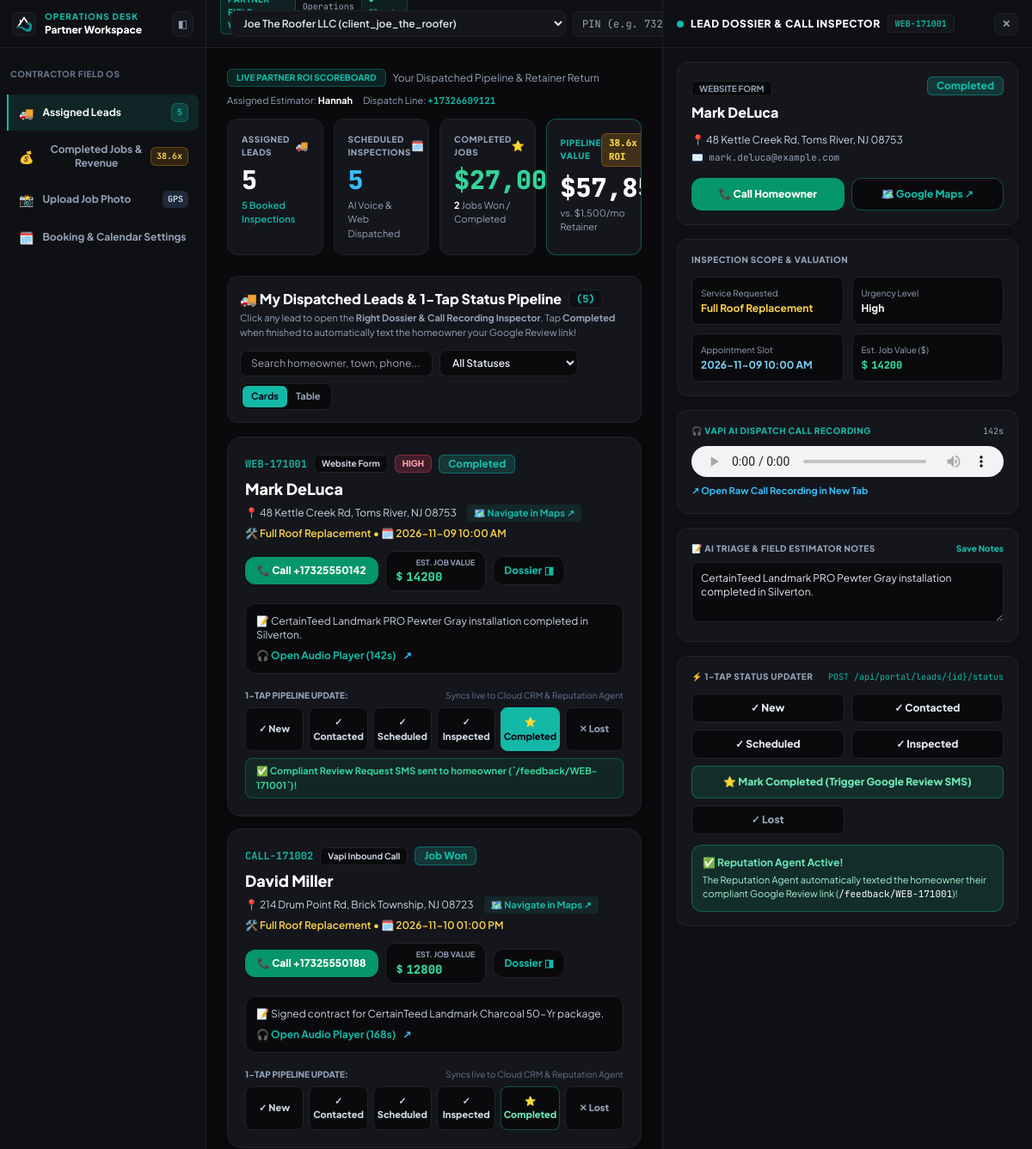
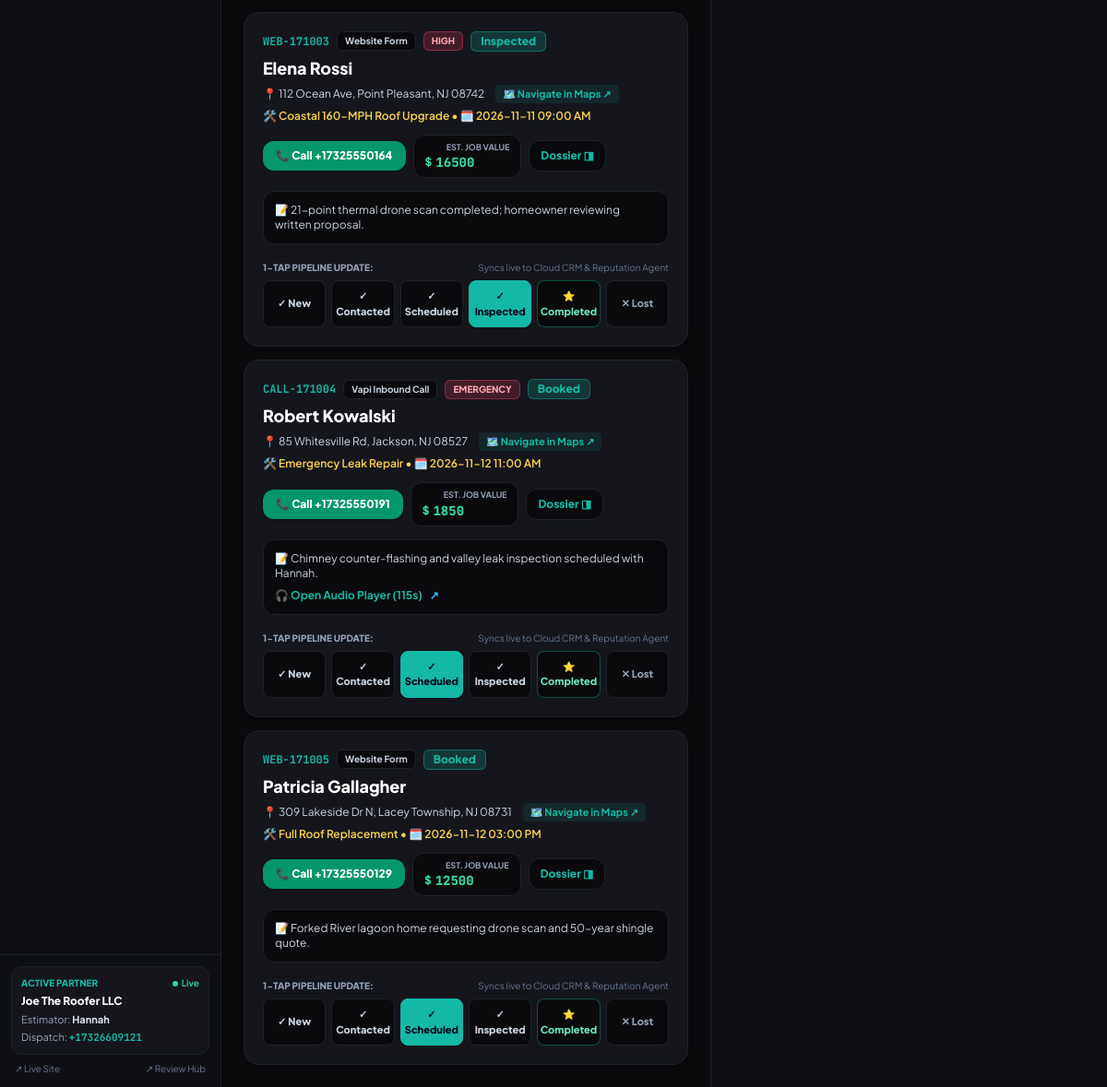
/portal, run on an earlier commit of the app's database (2 pictures, top to bottom).
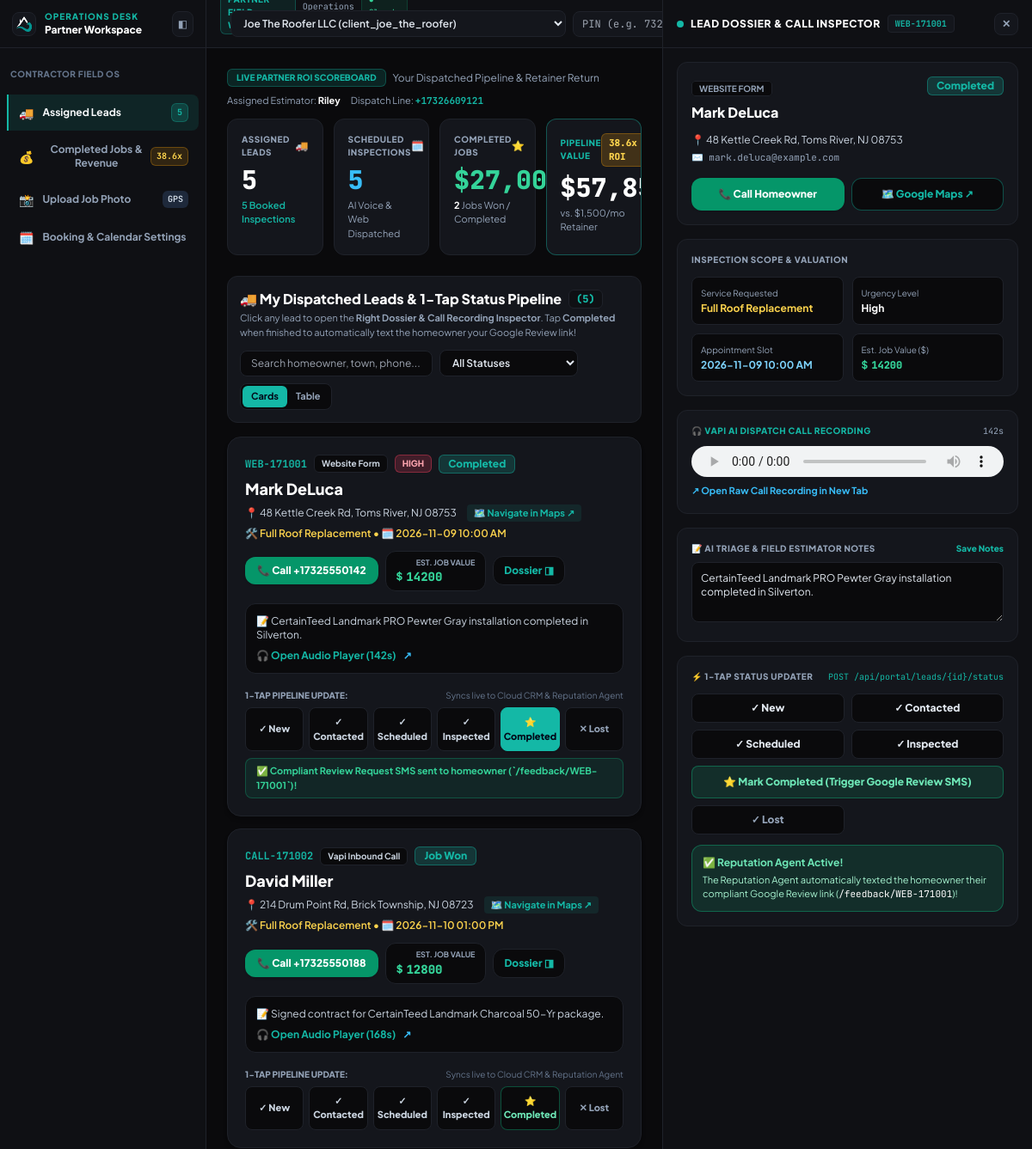
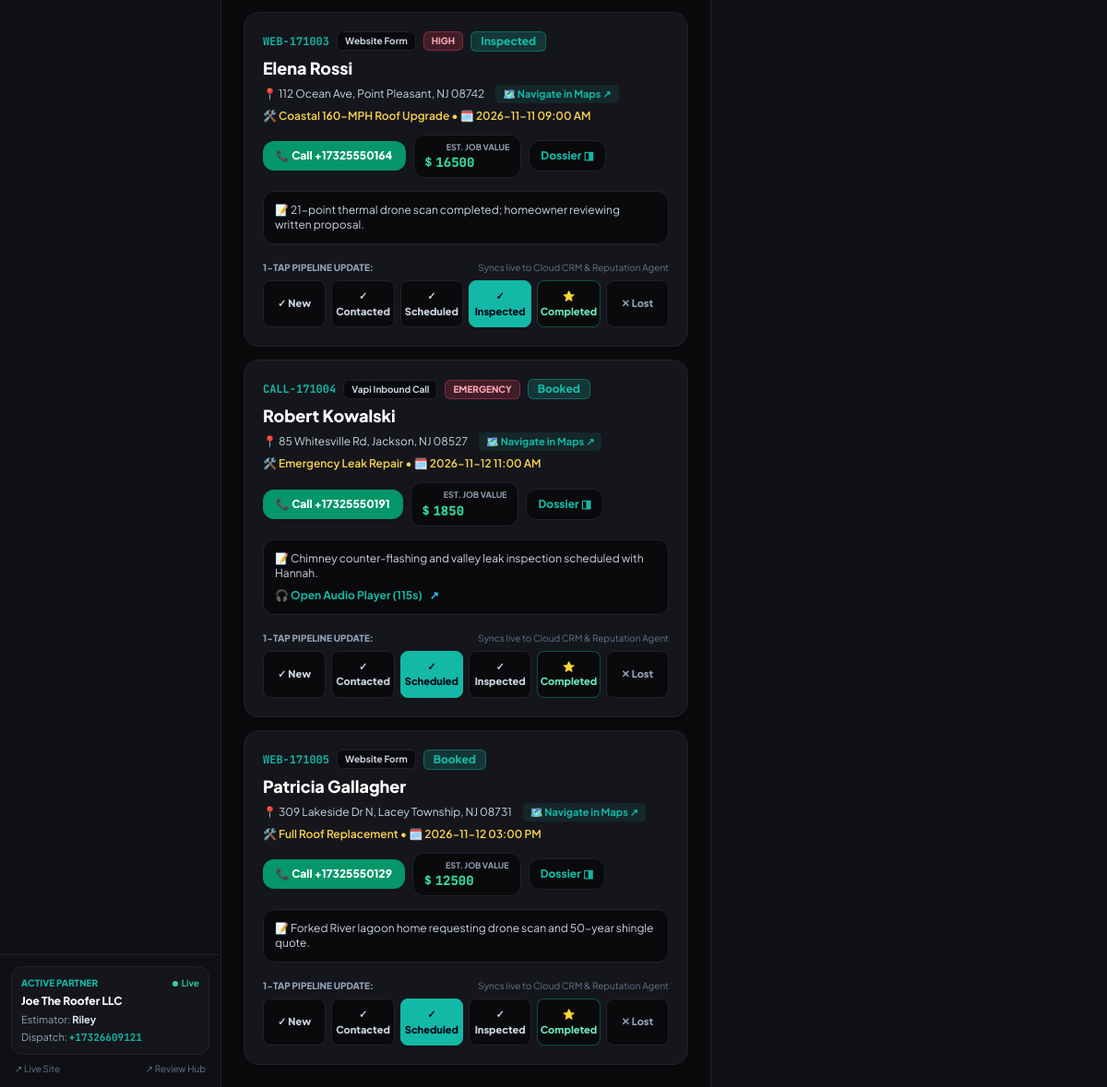
And on a later commit of the database (2 pictures, top to bottom).
### tables this page shows
CREATE TABLE tenants (
            tenant_id TEXT PRIMARY KEY,
            company_name TEXT NOT NULL,
            contact_name TEXT DEFAULT '',
            estimator_name TEXT DEFAULT 'Hannah',
            dispatch_phone TEXT DEFAULT '',
            email TEXT DEFAULT '',
            portal_pin TEXT DEFAULT '732100',
            calendar_id TEXT DEFAULT 'primary',
            service_license TEXT DEFAULT 'Fully Licensed & Insured NJ HIC',
            monthly_retainer REAL DEFAULT 1500.00,
            is_active INTEGER DEFAULT 0,
            notes TEXT DEFAULT '',
            created_at TEXT DEFAULT CURRENT_TIMESTAMP
        , scheduling_type TEXT DEFAULT 'google_calendar', booking_url TEXT DEFAULT '');

### app/routes/portals.py (the view)
@router.get("/portal", response_class=HTMLResponse)
async def render_contractor_partner_portal(
    request: Request,
    tenant_id: Optional[str] = None,
    pin: Optional[str] = None,
):
    brand = load_brand_config()
    towns = load_towns_data()
    cookie_tenant = request.cookies.get("partner_tenant_id")
    active_tenant = None
    is_authenticated = False
    if pin:
        auth_t = authenticate_tenant_portal(identifier=tenant_id or "", pin=pin)
        if auth_t:
            active_tenant = auth_t
            is_authenticated = True
    elif tenant_id and get_tenant(tenant_id):
        active_tenant = get_tenant(tenant_id)
        is_authenticated = True
    elif cookie_tenant and get_tenant(cookie_tenant):
        active_tenant = get_tenant(cookie_tenant)
        is_authenticated = True
    if not active_tenant:
        active_tenant = get_active_tenant_record()
    target_tid = active_tenant.get("tenant_id", "client_joe_the_roofer")
    partner_kpis = get_dashboard_kpis(tenant_id=target_tid)
    assigned_leads = list_leads(tenant_id=target_tid)
    partner_projects = [
        p for p in list_job_projects() if p.get("tenant_id") == target_tid
    ]
    return templates.TemplateResponse(
        request,
        "partner_portal.html",
        {
            "brand": brand,
            "towns": towns,
            "tenant": active_tenant,
            "all_tenants": list_tenants(),
            "is_authenticated": is_authenticated,
            "kpis": partner_kpis,
            "leads": assigned_leads,
            "projects": partner_projects,
        },
    )

### app/templates/partner_portal.html (shortened to what the changed rows need)
<!DOCTYPE html>
<html lang="en" class="dark">
<head>
    <link rel="stylesheet" href="/static/css/site.min.css">
</head>
<body class="bg-[#0a0a0c] text-slate-100 font-sans antialiased h-screen overflow-hidden flex flex-col">
    <div class="flex flex-1 h-full overflow-hidden">
        <aside id="portalLeftSidebar" class="w-60 bg-[#0f1014] border-r border-[#1f222a] flex flex-col justify-between transition-all duration-200 shrink-0 select-none z-30">
            <div class="p-3 border-t border-[#1f222a] space-y-2">
                <div class="bg-[#14161c] border border-[#1f222a] rounded-xl p-2.5 sidebar-label">
                    <div class="flex items-center justify-between">
                        <span class="text-[10px] uppercase font-extrabold text-[#14b8a6]">Active Partner</span>
                        <span id="sidebarSyncDot" class="inline-flex items-center gap-1 text-[10px] text-emerald-400 font-semibold">
                        </span>
                    </div>
                    <div id="sidebarCompanyName" class="text-xs font-black text-white truncate mt-1">{{ tenant.company_name }}</div>
                    <div class="text-[11px] text-slate-400 mt-1 space-y-0.5">
                        <div>Estimator: <strong id="sidebarEstimator" class="text-slate-200">{{ tenant.estimator_name }}</strong></div>
                        <div>Dispatch: <strong id="sidebarDispatchPhone" class="text-[#14b8a6] font-mono">{{ tenant.dispatch_phone }}</strong></div>
                    </div>
                </div>
            </div>
        </aside>
        <div class="flex-1 flex flex-col min-w-0 bg-[#0a0a0c] overflow-hidden">
            <main class="flex-1 overflow-y-auto p-4 sm:p-6 space-y-6">
                <section id="portalKpiSection" class="space-y-3">
                    <div class="flex flex-wrap justify-between items-center gap-2">
                        <div class="text-[11px] text-slate-400 flex items-center gap-3">
                            <span>Assigned Estimator: <strong id="kpiEstimatorName" class="text-white">{{ tenant.estimator_name }}</strong></span>
                            <span>Dispatch Line: <strong id="kpiDispatchPhone" class="text-[#14b8a6] font-mono">{{ tenant.dispatch_phone }}</strong></span>
                        </div>
                    </div>
                    <div class="grid grid-cols-2 lg:grid-cols-4 gap-3">
                        <div class="bg-[#14161c] border border-[#14b8a6]/40 rounded-xl p-4 relative overflow-hidden">
                            <div class="text-[11px] text-slate-400 mt-1">vs. $<span id="kpiRetainerVal">{{ "{:,.0f}".format(kpis.monthly_retainer) }}</span>/mo Retainer</div>
                        </div>
                    </div>
                </section>
                <section id="portalTab-leads" class="space-y-4">
                    <div class="bg-[#14161c] border border-[#1f222a] rounded-xl p-3.5 flex flex-wrap items-center justify-between gap-3">
                        <div>
                            <h2 class="text-sm sm:text-base font-black text-white flex items-center gap-2">
                                <span>🚚 My Dispatched Leads & 1-Tap Status Pipeline</span>
                                <span id="leadsHeaderCount" class="font-mono text-xs bg-[#0f1014] border border-[#1f222a] text-[#14b8a6] px-2 py-0.5 rounded-md">({{ leads|length }})</span>
                            </h2>
                        </div>
                    </div>
                </section>
            </main>
        </div>
    </div>
</body>
</html>

What changed in the data, as far as the page shows it:
changed tenants "Joe The Roofer LLC": estimator_name "Hannah" → "Riley"
